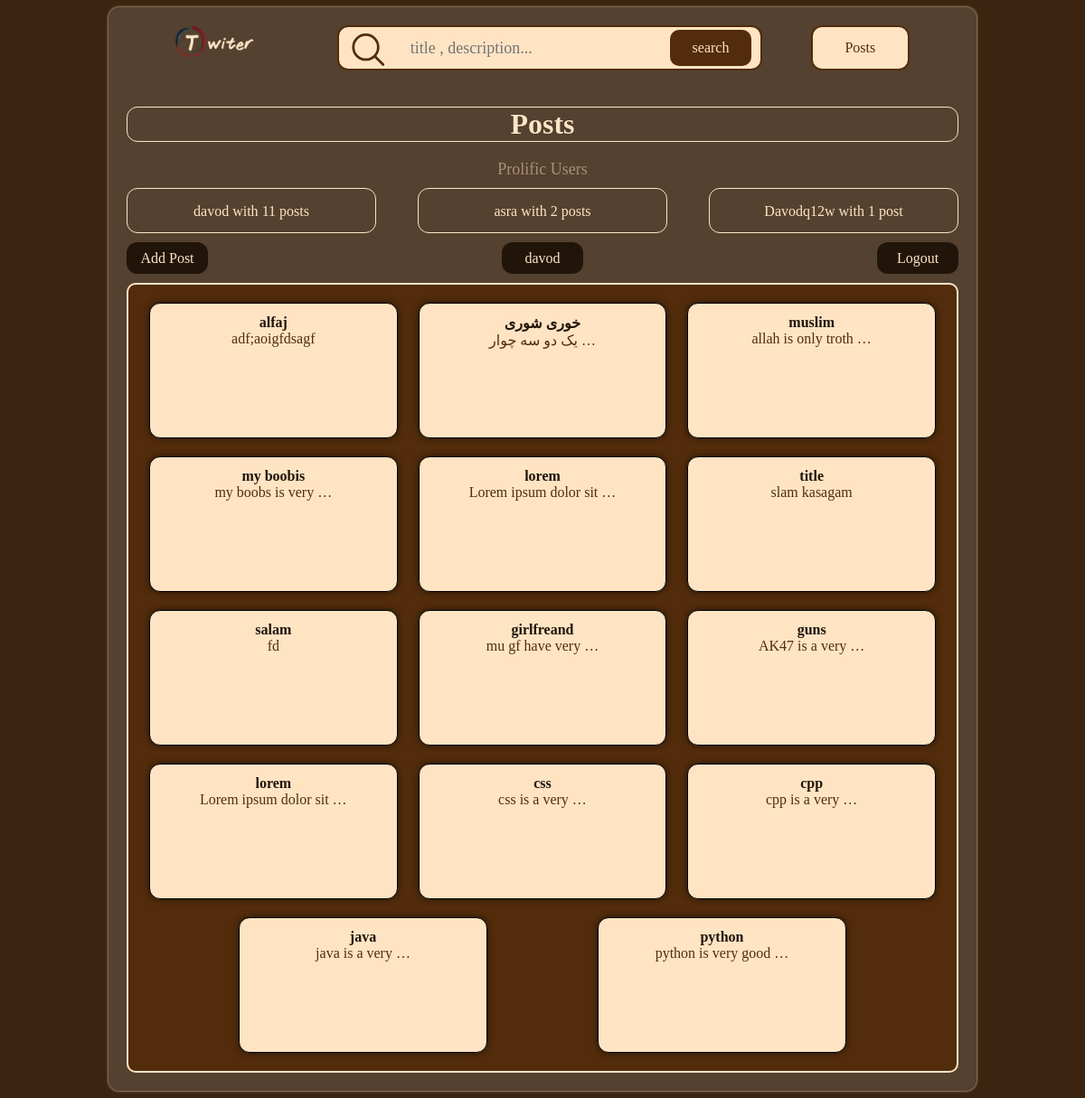
Screenshot of /blog/home_screen (signed in) with the database file from the repository.
### blog/models.py (models this page shows, shortened)
class Post(models.Model):
    class PublishedManager(models.Manager):
        def get_queryset(self):
            return super().get_queryset().filter(status=Post.Status.PUBLISHED)
    class Status(models.TextChoices):
        DRAFT = ("draft", "Draft")
        REJECTED = ("rejected", "Rejected")
        PUBLISHED = ("published", "Published")
    auther = models.ForeignKey(User, on_delete=models.CASCADE, related_name="posts")
    title = models.CharField(max_length=250)
    description = models.TextField()
    slug = models.CharField(max_length=250)
    publish = models.DateTimeField(default=timezone.now)
    create = models.DateTimeField(auto_now_add=True)
    update = models.DateTimeField(auto_now=True)
    objects = models.Manager()
    published = PublishedManager()
    status = models.CharField(max_length=250, choices=Status.choices, default=Status.DRAFT)
    class Meta:
        ordering = ['-publish']
        indexes = [
            models.Index(fields=['-publish']),
        ]

### blog/views.py (the view)
# urls.py: path('home_screen', views.home_screen, name='home_screen'),
def home_screen(request):
    posts = Post.published.all()
    if request.user:
        user = User.objects.get(id=request.user.id)
        context = {
            'username': user.username,
            'posts': posts,
            'id': user.id,
        }
        return render(request, 'blog/post_list.html', context)
    return redirect('blog:post_list')

### blog/templatetags/blog_tags.py (called while the page is built)
@register.simple_tag
def prolific_users():
    return User.objects.annotate(p_users=Count('posts')).order_by('-p_users')[:3]

### blog/templates/blog/post_list.html (shortened to what this page needs)
{% extends "parent/base_template.html" %}
{% load blog_tags %}
{% block content%}
    <h1 class="posts-title">Posts</h1>
    <p class="prolific_users_p">Prolific Users</p>
    <div class="prolific_users">
    {% prolific_users as p_users %}
    {% for user in p_users %}
        <a class="p_user">{{ user.username }} with {{ user.p_users }} post{{user.p_users|pluralize}}</a>
    {% endfor %}
    </div>
    <div class="buttons">
    {% if username %}
        <a href="{% url 'blog:add_post' id %}" class="add-post">Add Post</a>
        <a href="{% url 'blog:profile' id %}" class="username">{{ username }}</a>
        <a href="{% url 'blog:post_list' %}" class="logout">Logout</a>
    {% else %}
        <a href="{% url 'blog:login' %}" class="login">login</a>
    {% endif %}
    </div>
    <div class="posts">
    {% for post in posts %}
        <div class="post">
            <a href="{% url 'blog:post_detail' post.id%}" class="title_in_list"><b>{{ post.title }}</b></a>
            <p class="text">{{ post.description|truncatewords:4}}</p>
        </div>
    {% empty %}
        <p class="no-post">no post founded!</p>
    {% endfor %}
    </div>
{% endblock %}

### blog/static/css/base.css (style rules this page uses)
* { font-family: "Comic Sans MS", serif; transition: all ease 200ms; box-sizing: border-box; }
body { background-color: #3b2410; }
a { text-decoration: none; display: block; }
p { margin: 0; }
.buttons { display: flex; justify-content: space-between; }
.add-post,.login ,.logout,.username,.adding-post { background-color: #211509; color: bisque; border-radius: 12px; display: block; width: 90px; height: 35px; text-align: center; margin-bottom: 10px; line-height: 35px; }
.posts-title { margin: 20px auto; width: 100%; color: bisque; text-shadow: 0 0 1px #211509; border: 1px solid bisque; border-radius: 12px; text-align: center; }
.posts { border: 2px solid bisque; border-radius: 10px; display: flex; justify-content: space-evenly; flex-wrap: wrap; padding-top: 20px; background-color: #522c0b; }
.post { width: 30%; height: 150px; background-color: bisque; box-shadow: 0 0 6px #211509; border: 1px solid black; border-radius: 12px; padding: 12px; margin-bottom: 20px; }
.title_in_list { color: #211509; text-align: center; display: block; }
.text { text-align: center; color: #522c0b; }
.prolific_users { color: bisque; display: flex; justify-content: space-between; }
.prolific_users_p { color: #ab8f79; font-size: 18px; text-align: center; }
.p_user { border: bisque 1px solid; border-radius: 12px; text-align: center; width: 30%; height: 50px; line-height: 50px; margin: 10px 0; }

### rows the page displays
Post: title "alfaj", description "adf;aoigfdsagf"
Post: title "خوری شوری", description "یک دو سه چوار …"
Post: title "muslim", description "allah is only troth …"
Post: title "my boobis", description "my boobs is very …"
Post: title "lorem", description "Lorem ipsum dolor sit …"
Post: title "title", description "slam kasagam"
Post: title "salam", description "fd"
Post: title "girlfreand", description "mu gf have very …"
Post: title "guns", description "AK47 is a very …"
Post: title "lorem", description "Lorem ipsum dolor sit …"
Post: title "css", description "css is a very …"
Post: title "cpp", description "cpp is a very …"
Post: title "java", description "java is a very …"
Post: title "python", description "python is very good …"

### other values shown
{{ user.username }} "davod"
{{ user.p_users }} "11"
{{ user.username }} "asra"
{{ user.p_users }} "2"
{{ user.username }} "Davodq12w"
{{ user.p_users }} "1"
{{ username }} "davod"
